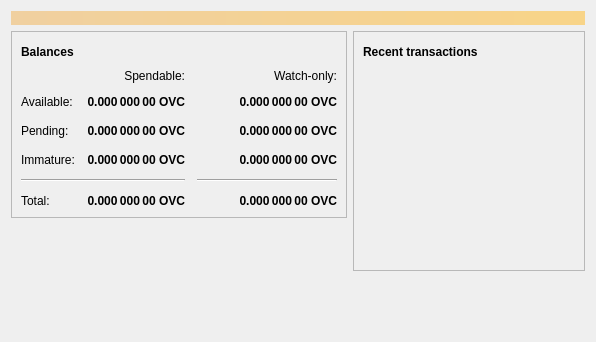
<?xml version="1.0" encoding="UTF-8"?>
<ui version="4.0">
 <class>OverviewPage</class>
 <widget class="QWidget" name="OverviewPage">
  <property name="geometry">
   <rect>
    <x>0</x>
    <y>0</y>
    <width>596</width>
    <height>342</height>
   </rect>
  </property>
  <property name="windowTitle">
   <string>Form</string>
  </property>
  <layout class="QVBoxLayout" name="topLayout">
   <item>
    <widget class="QLabel" name="labelAlerts">
     <property name="visible">
      <bool>false</bool>
     </property>
     <property name="styleSheet">
      <string notr="true">QLabel { background-color: qlineargradient(x1: 0, y1: 0, x2: 1, y2: 0, stop:0 #F0D0A0, stop:1 #F8D488); color:#000000; }</string>
     </property>
     <property name="wordWrap">
      <bool>true</bool>
     </property>
     <property name="margin">
      <number>3</number>
     </property>
     <property name="textInteractionFlags">
      <set>Qt::TextSelectableByMouse</set>
     </property>
    </widget>
   </item>
   <item>
    <layout class="QHBoxLayout" name="horizontalLayout" stretch="1,1">
     <item>
      <layout class="QVBoxLayout" name="verticalLayout_2">
       <item>
        <widget class="QFrame" name="frame">
         <property name="frameShape">
          <enum>QFrame::StyledPanel</enum>
         </property>
         <property name="frameShadow">
          <enum>QFrame::Raised</enum>
         </property>
         <layout class="QVBoxLayout" name="verticalLayout_4">
          <item>
           <layout class="QHBoxLayout" name="horizontalLayout_4">
            <item>
             <widget class="QLabel" name="label_5">
              <property name="font">
               <font>
                <weight>75</weight>
                <bold>true</bold>
               </font>
              </property>
              <property name="text">
               <string>Balances</string>
              </property>
             </widget>
            </item>
            <item>
             <widget class="QPushButton" name="labelWalletStatus">
              <property name="enabled">
               <bool>true</bool>
              </property>
              <property name="maximumSize">
               <size>
                <width>30</width>
                <height>16777215</height>
               </size>
              </property>
              <property name="toolTip">
               <string>The displayed information may be out of date. Your wallet automatically synchronizes with the Olivingcoin network after a connection is established, but this process has not completed yet.</string>
              </property>
              <property name="text">
               <string/>
              </property>
              <property name="icon">
               <iconset resource="../olivingcoin.qrc">
                <normaloff>:/icons/warning</normaloff>
                <disabledoff>:/icons/warning</disabledoff>:/icons/warning</iconset>
              </property>
              <property name="iconSize">
               <size>
                <width>24</width>
                <height>24</height>
               </size>
              </property>
              <property name="flat">
               <bool>true</bool>
              </property>
             </widget>
            </item>
            <item>
             <spacer name="horizontalSpacer_3">
              <property name="orientation">
               <enum>Qt::Horizontal</enum>
              </property>
              <property name="sizeHint" stdset="0">
               <size>
                <width>40</width>
                <height>20</height>
               </size>
              </property>
             </spacer>
            </item>
           </layout>
          </item>
          <item>
           <layout class="QGridLayout" name="gridLayout">
            <property name="spacing">
             <number>12</number>
            </property>
            <item row="2" column="2">
             <widget class="QLabel" name="labelWatchPending">
              <property name="font">
               <font>
                <weight>75</weight>
                <bold>true</bold>
               </font>
              </property>
              <property name="cursor">
               <cursorShape>IBeamCursor</cursorShape>
              </property>
              <property name="toolTip">
               <string>Unconfirmed transactions to watch-only addresses</string>
              </property>
              <property name="text">
               <string notr="true">0.000 000 00 OVC</string>
              </property>
              <property name="alignment">
               <set>Qt::AlignRight|Qt::AlignTrailing|Qt::AlignVCenter</set>
              </property>
              <property name="textInteractionFlags">
               <set>Qt::LinksAccessibleByMouse|Qt::TextSelectableByKeyboard|Qt::TextSelectableByMouse</set>
              </property>
             </widget>
            </item>
            <item row="2" column="1">
             <widget class="QLabel" name="labelUnconfirmed">
              <property name="font">
               <font>
                <weight>75</weight>
                <bold>true</bold>
               </font>
              </property>
              <property name="cursor">
               <cursorShape>IBeamCursor</cursorShape>
              </property>
              <property name="toolTip">
               <string>Total of transactions that have yet to be confirmed, and do not yet count toward the spendable balance</string>
              </property>
              <property name="text">
               <string notr="true">0.000 000 00 OVC</string>
              </property>
              <property name="alignment">
               <set>Qt::AlignRight|Qt::AlignTrailing|Qt::AlignVCenter</set>
              </property>
              <property name="textInteractionFlags">
               <set>Qt::LinksAccessibleByMouse|Qt::TextSelectableByKeyboard|Qt::TextSelectableByMouse</set>
              </property>
             </widget>
            </item>
            <item row="3" column="2">
             <widget class="QLabel" name="labelWatchImmature">
              <property name="font">
               <font>
                <weight>75</weight>
                <bold>true</bold>
               </font>
              </property>
              <property name="cursor">
               <cursorShape>IBeamCursor</cursorShape>
              </property>
              <property name="toolTip">
               <string>Mined balance in watch-only addresses that has not yet matured</string>
              </property>
              <property name="text">
               <string notr="true">0.000 000 00 OVC</string>
              </property>
              <property name="alignment">
               <set>Qt::AlignRight|Qt::AlignTrailing|Qt::AlignVCenter</set>
              </property>
              <property name="textInteractionFlags">
               <set>Qt::LinksAccessibleByMouse|Qt::TextSelectableByKeyboard|Qt::TextSelectableByMouse</set>
              </property>
             </widget>
            </item>
            <item row="4" column="0" colspan="2">
             <widget class="Line" name="line">
              <property name="orientation">
               <enum>Qt::Horizontal</enum>
              </property>
             </widget>
            </item>
            <item row="4" column="2">
             <widget class="Line" name="lineWatchBalance">
              <property name="sizePolicy">
               <sizepolicy hsizetype="Preferred" vsizetype="Fixed">
                <horstretch>0</horstretch>
                <verstretch>0</verstretch>
               </sizepolicy>
              </property>
              <property name="minimumSize">
               <size>
                <width>140</width>
                <height>0</height>
               </size>
              </property>
              <property name="orientation">
               <enum>Qt::Horizontal</enum>
              </property>
             </widget>
            </item>
            <item row="5" column="0">
             <widget class="QLabel" name="labelTotalText">
              <property name="text">
               <string>Total:</string>
              </property>
             </widget>
            </item>
            <item row="3" column="1">
             <widget class="QLabel" name="labelImmature">
              <property name="font">
               <font>
                <weight>75</weight>
                <bold>true</bold>
               </font>
              </property>
              <property name="cursor">
               <cursorShape>IBeamCursor</cursorShape>
              </property>
              <property name="toolTip">
               <string>Mined balance that has not yet matured</string>
              </property>
              <property name="text">
               <string notr="true">0.000 000 00 OVC</string>
              </property>
              <property name="alignment">
               <set>Qt::AlignRight|Qt::AlignTrailing|Qt::AlignVCenter</set>
              </property>
              <property name="textInteractionFlags">
               <set>Qt::LinksAccessibleByMouse|Qt::TextSelectableByKeyboard|Qt::TextSelectableByMouse</set>
              </property>
             </widget>
            </item>
            <item row="2" column="3">
             <spacer name="horizontalSpacer_2">
              <property name="orientation">
               <enum>Qt::Horizontal</enum>
              </property>
              <property name="sizeHint" stdset="0">
               <size>
                <width>40</width>
                <height>20</height>
               </size>
              </property>
             </spacer>
            </item>
            <item row="3" column="0">
             <widget class="QLabel" name="labelImmatureText">
              <property name="text">
               <string>Immature:</string>
              </property>
             </widget>
            </item>
            <item row="5" column="1">
             <widget class="QLabel" name="labelTotal">
              <property name="font">
               <font>
                <weight>75</weight>
                <bold>true</bold>
               </font>
              </property>
              <property name="cursor">
               <cursorShape>IBeamCursor</cursorShape>
              </property>
              <property name="toolTip">
               <string>Your current total balance</string>
              </property>
              <property name="text">
               <string notr="true">0.000 000 00 OVC</string>
              </property>
              <property name="alignment">
               <set>Qt::AlignRight|Qt::AlignTrailing|Qt::AlignVCenter</set>
              </property>
              <property name="textInteractionFlags">
               <set>Qt::LinksAccessibleByMouse|Qt::TextSelectableByKeyboard|Qt::TextSelectableByMouse</set>
              </property>
             </widget>
            </item>
            <item row="5" column="2">
             <widget class="QLabel" name="labelWatchTotal">
              <property name="font">
               <font>
                <weight>75</weight>
                <bold>true</bold>
               </font>
              </property>
              <property name="cursor">
               <cursorShape>IBeamCursor</cursorShape>
              </property>
              <property name="toolTip">
               <string>Current total balance in watch-only addresses</string>
              </property>
              <property name="text">
               <string notr="true">0.000 000 00 OVC</string>
              </property>
              <property name="alignment">
               <set>Qt::AlignRight|Qt::AlignTrailing|Qt::AlignVCenter</set>
              </property>
              <property name="textInteractionFlags">
               <set>Qt::LinksAccessibleByMouse|Qt::TextSelectableByKeyboard|Qt::TextSelectableByMouse</set>
              </property>
             </widget>
            </item>
            <item row="0" column="2">
             <widget class="QLabel" name="labelWatchonly">
              <property name="text">
               <string>Watch-only:</string>
              </property>
              <property name="alignment">
               <set>Qt::AlignRight|Qt::AlignTrailing|Qt::AlignVCenter</set>
              </property>
             </widget>
            </item>
            <item row="1" column="0">
             <widget class="QLabel" name="labelBalanceText">
              <property name="text">
               <string>Available:</string>
              </property>
             </widget>
            </item>
            <item row="1" column="1">
             <widget class="QLabel" name="labelBalance">
              <property name="font">
               <font>
                <weight>75</weight>
                <bold>true</bold>
               </font>
              </property>
              <property name="cursor">
               <cursorShape>IBeamCursor</cursorShape>
              </property>
              <property name="toolTip">
               <string>Your current spendable balance</string>
              </property>
              <property name="text">
               <string notr="true">0.000 000 00 OVC</string>
              </property>
              <property name="alignment">
               <set>Qt::AlignRight|Qt::AlignTrailing|Qt::AlignVCenter</set>
              </property>
              <property name="textInteractionFlags">
               <set>Qt::LinksAccessibleByMouse|Qt::TextSelectableByKeyboard|Qt::TextSelectableByMouse</set>
              </property>
             </widget>
            </item>
            <item row="1" column="2">
             <widget class="QLabel" name="labelWatchAvailable">
              <property name="font">
               <font>
                <weight>75</weight>
                <bold>true</bold>
               </font>
              </property>
              <property name="cursor">
               <cursorShape>IBeamCursor</cursorShape>
              </property>
              <property name="toolTip">
               <string>Your current balance in watch-only addresses</string>
              </property>
              <property name="text">
               <string notr="true">0.000 000 00 OVC</string>
              </property>
              <property name="alignment">
               <set>Qt::AlignRight|Qt::AlignTrailing|Qt::AlignVCenter</set>
              </property>
              <property name="textInteractionFlags">
               <set>Qt::LinksAccessibleByMouse|Qt::TextSelectableByKeyboard|Qt::TextSelectableByMouse</set>
              </property>
             </widget>
            </item>
            <item row="2" column="0">
             <widget class="QLabel" name="labelPendingText">
              <property name="text">
               <string>Pending:</string>
              </property>
             </widget>
            </item>
            <item row="0" column="1">
             <widget class="QLabel" name="labelSpendable">
              <property name="text">
               <string>Spendable:</string>
              </property>
              <property name="alignment">
               <set>Qt::AlignRight|Qt::AlignTrailing|Qt::AlignVCenter</set>
              </property>
             </widget>
            </item>
           </layout>
          </item>
         </layout>
        </widget>
       </item>
       <item>
        <spacer name="verticalSpacer">
         <property name="orientation">
          <enum>Qt::Vertical</enum>
         </property>
         <property name="sizeHint" stdset="0">
          <size>
           <width>20</width>
           <height>40</height>
          </size>
         </property>
        </spacer>
       </item>
      </layout>
     </item>
     <item>
      <layout class="QVBoxLayout" name="verticalLayout_3">
       <item>
        <widget class="QFrame" name="frame_2">
         <property name="frameShape">
          <enum>QFrame::StyledPanel</enum>
         </property>
         <property name="frameShadow">
          <enum>QFrame::Raised</enum>
         </property>
         <layout class="QVBoxLayout" name="verticalLayout">
          <item>
           <layout class="QHBoxLayout" name="horizontalLayout_2">
            <item>
             <widget class="QLabel" name="label_4">
              <property name="font">
               <font>
                <weight>75</weight>
                <bold>true</bold>
               </font>
              </property>
              <property name="text">
               <string>Recent transactions</string>
              </property>
             </widget>
            </item>
            <item>
             <widget class="QPushButton" name="labelTransactionsStatus">
              <property name="enabled">
               <bool>true</bool>
              </property>
              <property name="maximumSize">
               <size>
                <width>30</width>
                <height>16777215</height>
               </size>
              </property>
              <property name="toolTip">
               <string>The displayed information may be out of date. Your wallet automatically synchronizes with the Olivingcoin network after a connection is established, but this process has not completed yet.</string>
              </property>
              <property name="text">
               <string/>
              </property>
              <property name="icon">
               <iconset resource="../olivingcoin.qrc">
                <normaloff>:/icons/warning</normaloff>
                <disabledoff>:/icons/warning</disabledoff>:/icons/warning</iconset>
              </property>
              <property name="iconSize">
               <size>
                <width>24</width>
                <height>24</height>
               </size>
              </property>
              <property name="flat">
               <bool>true</bool>
              </property>
             </widget>
            </item>
            <item>
             <spacer name="horizontalSpacer">
              <property name="orientation">
               <enum>Qt::Horizontal</enum>
              </property>
              <property name="sizeHint" stdset="0">
               <size>
                <width>40</width>
                <height>20</height>
               </size>
              </property>
             </spacer>
            </item>
           </layout>
          </item>
          <item>
           <widget class="QListView" name="listTransactions">
            <property name="styleSheet">
             <string notr="true">QListView { background: transparent; }</string>
            </property>
            <property name="frameShape">
             <enum>QFrame::NoFrame</enum>
            </property>
            <property name="verticalScrollBarPolicy">
             <enum>Qt::ScrollBarAlwaysOff</enum>
            </property>
            <property name="horizontalScrollBarPolicy">
             <enum>Qt::ScrollBarAlwaysOff</enum>
            </property>
            <property name="selectionMode">
             <enum>QAbstractItemView::NoSelection</enum>
            </property>
           </widget>
          </item>
         </layout>
        </widget>
       </item>
       <item>
        <spacer name="verticalSpacer_2">
         <property name="orientation">
          <enum>Qt::Vertical</enum>
         </property>
         <property name="sizeHint" stdset="0">
          <size>
           <width>20</width>
           <height>40</height>
          </size>
         </property>
        </spacer>
       </item>
      </layout>
     </item>
    </layout>
   </item>
  </layout>
 </widget>
 <resources/>
 <connections/>
</ui>
